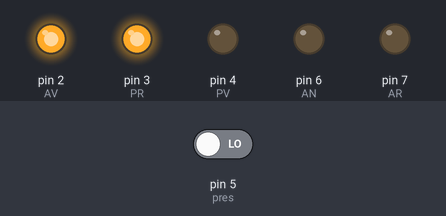
The sketch below on a simulated Arduino Uno, built with avr-gcc and run on an emulated ATmega328P. Parts: output pins drawn as LEDs (lit = HIGH). The test bench sets the inputs (shaded band); at power-on: pin 5 (pres) LOW.

Above: at 1.3 s.
1.4 s: pin 5 (pres) driven HIGH
At 7.7 s:
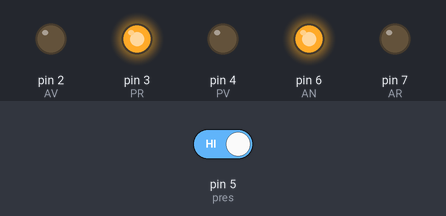
At 12.7 s:
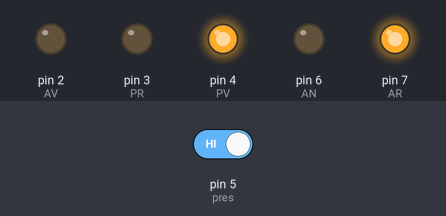
Timing chart, 0 to 29.6 s (numbered marks = the images above; inputs shaded):
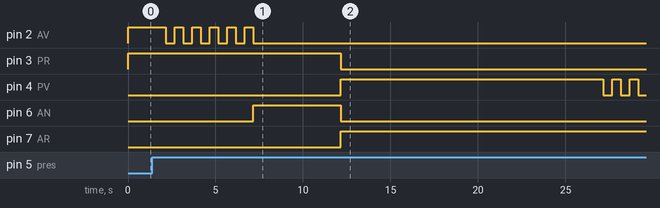

Measured:
- after the input at 1.4 s, pin 2 (AV): alternates HIGH for 0.50 s and LOW for 0.50 s, 11 changes in all, then stays LOW, starting after 0.76 s; pin 3 (PR): HIGH → LOW after 10.8 s

The sketch:

directnonblockingcode2.ino
```cpp
  int AV=2;    //AV es la bombilla verde del semáforo de automóviles
  int AN=6;    //AN es la bombilla naranja del semáforo de automóviles
  int AR=7;    //AR es la bombilla roja del semáforo de automóviles
  int PV=4;    //PV es la bombilla verde del semáforo de peatonales
  int PR=3;    //PR es la bombilla roja del semáforo de peatonales
  int pres= 5; //pres es la variable de botón
  float t; //contador del tiempo
  float k; //Variable de conteo
  float c; //Variable de conteo
  float p; //Variable de conteo
  float z; //Variable para crear intervalo 1
  float w; //otra variable de tiempo
  float m; //variable de adelanto
  float q; //Variable de conteo
  float f; //Variable para crear intervalo 2
  boolean BAV; //Estado booleano de la bombilla verde del semáforo de automóviles
  boolean BPV; //Estado booleano de la bombilla verde del semáforo de peatones


void setup() {
   Serial.begin(9000);

   pinMode(AV,OUTPUT);  //Se configuran todos los bombillos como output y el botón como input
   pinMode(AN,OUTPUT);
   pinMode(AR,OUTPUT);
   pinMode(PV,OUTPUT);
   pinMode(PR,OUTPUT);
   pinMode(pres,INPUT);

   digitalWrite(AV,1); //El semáforo de automóviles empieza en verde, mientras que el de peatones empieza en rojo.
   digitalWrite(AN,0);
   digitalWrite(AR,0);
   digitalWrite(PV,0);
   digitalWrite(PR,1);


   BAV=1; //Inicializamos los valores del resto de variables
   k=0.0;
   c=0.0;
   p=0.0;
   z=0.08;
   w=0.0;
   m=0;
   q=1;
   f=0.025;

}


void loop() {

t=w+float(millis()/1000.0)+m; //Definimos el contador. Este está en segundos


if ((t>85.0-z+c*0.5)&&(t<85.0+z+c*0.5) && (c<=10.0)){   //El semáforo está en verde hasta el segundo 85, cuando empieza a alternar entre estar apagado y prendido.
                                                        //La luz verde titila 5 veces hasta que t llega al segundo 90, ahí se apaga del todo.
                                                        //Debido a que el contador de millis() tiene una resolución finita a veces es dificíl que t adquiera un valor exacto de tiempo, por lo que es usar mejor un intervalo pequeño. Para eso es z.
   BAV=!BAV;
   digitalWrite(AV,BAV);
   c=c+1;

   if( (t>90.0-z)&&(t<90.0+z) ){digitalWrite(AN,1);}   //En el segundo 90 se prende la luz naranja.


}else if((t>95.0-z)&&(t<95.0+z)){
    digitalWrite(AN,0);             //Al segundo 95 el semáforo de autos pasa de naranja a rojo y el de peatones, de rojo a verde.
    digitalWrite(AR,1);
    digitalWrite(PR,0);
    digitalWrite(PV,1);
    BPV=1;


}else if((t>110.0-z+k*0.5)&&(t<110.0+z+k*0.5) && (k<=10)){
   BPV=!BPV;                                                // Al segundo 110 el la luz roja del semáforo peatonal empieza a titilar. Titila 5 veces hasta llegar al segundo 115.
   digitalWrite(PV,BPV);
   k=k+1;

   if((t>115.0-z)&&(t<115.0+z)){digitalWrite(PR,1);}  //En el segundo 115 el semáforo peatonal cambia a rojo.

}else if((t>117.0-z)&&(t<117.0+z)){  //En el segundo 117 el semáforo de autos cambia a verde.
  c=0;
  k=0;                              //Se reinician todas las variables, incluyendo el tiempo.
  m=0;
  p=0;
  q=1;
  w=-float((millis()/1000.0));
  BAV=1;
  digitalWrite(AV,1);
  digitalWrite(AR,0);

}
  if((t>0.18*q-f)&&(t<0.18*q+f)&& (t<84.9)){  //Se verifica cada cierto periodo de tiempo (también dentro de un intervalo) si se ha presionado el botón.
  if(digitalRead(pres)==1){p=p+1;}
  q=q+1;}
  if((p==5.0) && (t<84.9)){p=0; m=84.9-t;} //Si el botón se presionó 5 veces mientras que el semáforo estaba de automóviles estaba en verde (sin titilar), se adelanta el tiempo hasta llegar a 85. Acelerando efectivamente el cambio.


}
```

traffic_light.cpp
```cpp
#include "traffic_light.h"

traffic_light::traffic_light(int pin1, int pin2, int pin3, int pin4, int pin5, int pin6){
  pinMode(pin1, OUTPUT);
  pinMode(pin2, OUTPUT);
  pinMode(pin3, OUTPUT);
  pinMode(pin4, OUTPUT);
  pinMode(pin5, OUTPUT);
  pinMode(pin6, INPUT);
  led_red = pin1; // the red LED is connected to Pin 0 of the Arduino
  led_yellow = pin2; // the yellow LED is connected to Pin 1 of the Arduino
  led_green = pin3; // the green LED is connected to Pin 2 of the Arduino
  led_redp = pin4;
  led_greenp = pin5;
  puls = pin6;
 const uint32_t semver = 5500;// This is the first constant time that it waits to start to change the green light
 static uint8_t ESTADO = 0;// This is teh state that is gonna be in
 static uint32_t RELOJ0 = 0;
 static uint32_t c=0;// This is a logical value to see if it entered turned off the vehicular green led
 static uint32_t k=0;//This is the number of pulses it cpounts
 static uint32_t y=0;//This is a logical value to see if it entered a case
 static uint32_t d=0;//This is a logical value to see if it entered a case
 static uint32_t t=0;
 static uint32_t RELOJ1=0;//This is a logical value to see if it entered a case
 switch(ESTADO)
 {
  case 0:// This is how the conditions of the leds start
   digitalWrite(led_green, HIGH);
   digitalWrite(led_red, LOW);
   digitalWrite(led_yellow, LOW);
   digitalWrite(led_redp, HIGH);
   digitalWrite(led_greenp, LOW);
   RELOJ0 = millis();
   c=0;// these are values that need to reinitiate each loop
   k=0;
   y=0;
   d=0;
   t=0;
   ESTADO = 1;

   break;

  case 1:// this is how the green vehicular led changes
    if(((millis() - RELOJ0 >= semver) && (c==0)) || ((residuo(float(millis() - RELOJ0),0.5)==0.0)&&(c>=1)&&(c<11))||(k>=5)){//this are the conditions to end the green automobile light
     digitalWrite(led_green, !digitalRead(led_green));//Semver should be 84.5sec
     c=c+1;
     esperar(500);
     //Serial.println((float(millis() - RELOJ0),0.5));
    }
    if (c>=11){
     ESTADO=2;}
    if(digitalRead(puls)==HIGH){// this reads the pulses that the person presses
     k=k+1;
     esperar(100);}
    break;
  case 2:
   if((millis() - RELOJ0 >= 11000)&&(y==0) || ((c>=11)&&(y==0))){// the constant in here should be 90sec whic is when the yellow lights up
     digitalWrite(led_yellow, !digitalRead(led_yellow));
     //Serial.println(2);
     y=y+1;
     RELOJ1=millis();
     }
   if((millis() - RELOJ0 -RELOJ1>= 1000) && (y==1)){//The constant in here is when the yellow light shuts down which should be 95sec
    digitalWrite(led_yellow, !digitalRead(led_yellow));
     //Serial.println(float(millis()));
    ESTADO=3;
   }
   break;
    case 3:
   if (((millis()-RELOJ0 >= 10500)&& d==0 )||((y==1)&& (d<1))){// this constant is when the red led lights up which should be 95sec
     digitalWrite(led_red, !digitalRead(led_red));
     //Serial.println(d);
     d=d+1;
     ESTADO=4;
   }
   if(((millis()-RELOJ0 >= 16000)&&(d==1))||(t>=10)){// this constant is when the red led shuts down which should be 115sec
     esperar(500);//This is teh time that it has to wait for the vehicular light to go green
     ESTADO=0;// This goes back to the start of the loop
     Serial.println(t);
   }
   break;
   case 4:
   if((millis()-RELOJ0 >= 12000) && (t==0)||((d==1)&&(t==0))){// this is the constant when the person light changes which should be 97sec
     digitalWrite(led_redp, !digitalRead(led_redp));
     digitalWrite(led_greenp, !digitalRead(led_greenp));
     esperar(1000);//This is the time that is comnstant green the persons light
     //Serial.println(t);
     t=t+1;
   }
   if ((t>0)&&(t<=11)){
     digitalWrite(led_greenp, !digitalRead(led_greenp));
     t=t+1;
     Serial.println(t);
     esperar(500);
   }
   if (t>=10){
    digitalWrite(led_redp, !digitalRead(led_redp));
    digitalWrite(led_greenp, !digitalRead(led_greenp));
     if((digitalRead(led_greenp)==HIGH) && (digitalRead(led_redp)==HIGH)){
       digitalWrite(led_greenp, !digitalRead(led_greenp));}
    Serial.println(t);
    ESTADO=3;//This is when the led has already titilated 5 times
   }
   break;
 }
}
float traffic_light::residuo(float i, float j){
  float residue;
  residue= float(i/j)-float(int(i/j));
  return residue;
}
void traffic_light::esperar(int g){
  unsigned long reloj2 = millis();
  while(millis()-reloj2<g){
    if (millis()-reloj2>g){
      break;
    }
}
}
```

traffic_light.h
```cpp
#ifndef traffic_light_H// this is the name of the library that opperates a trafi¿fic ligh and the peoples light
#define traffic_light_H
#include "arduino.h"
class traffic_light{
  private:
    float residuo(float i, float j);// this are interior functions
    void esperar(int g);
  public:
    traffic_light(int pin1, int pin2, int pin3, int pin4, int pin5, int pin6);// the code is public so they can change the duration of the lights to whatever they want
    int led_red; // this are variables that anyone can change
    int led_yellow;
    int led_green;
    int led_redp;
    int led_greenp;
    int puls;
};

#endif
```
